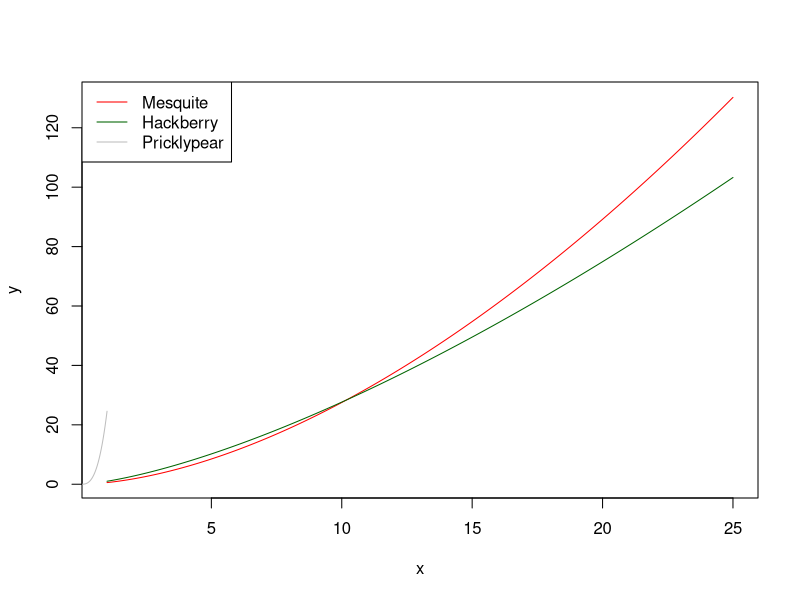
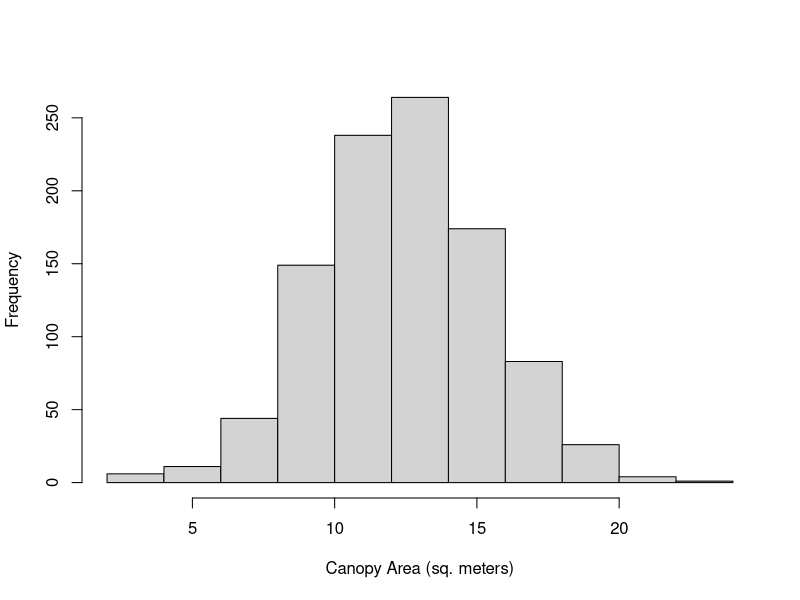
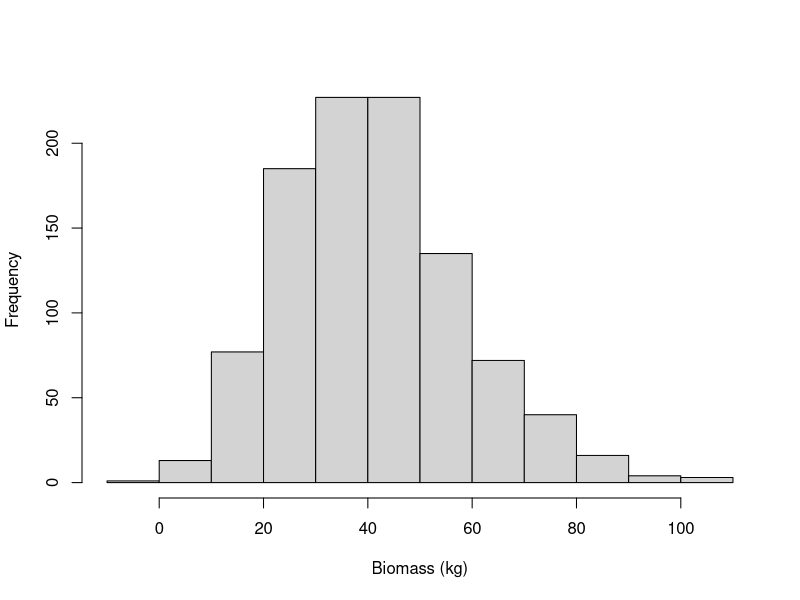
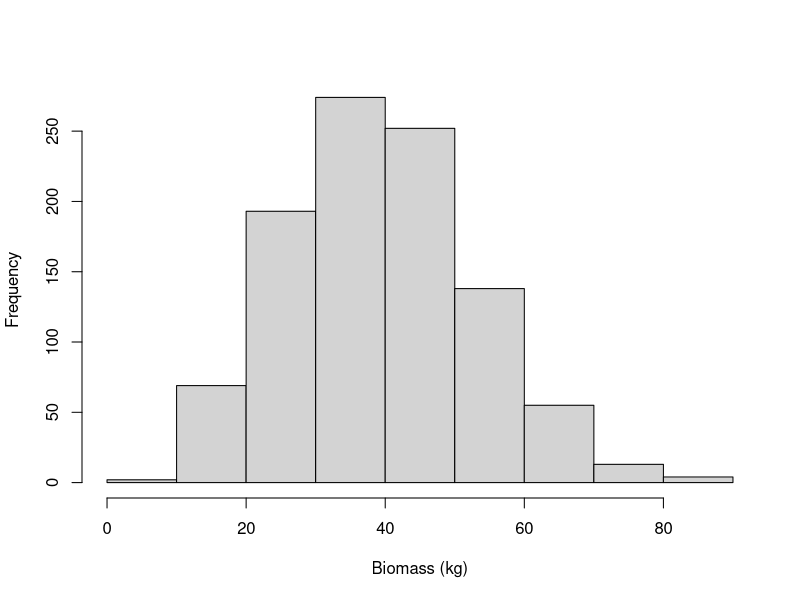
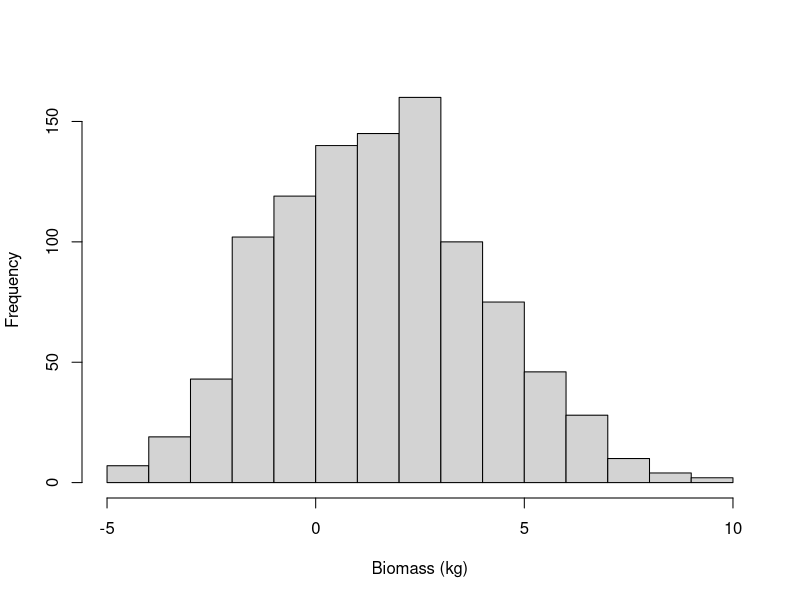
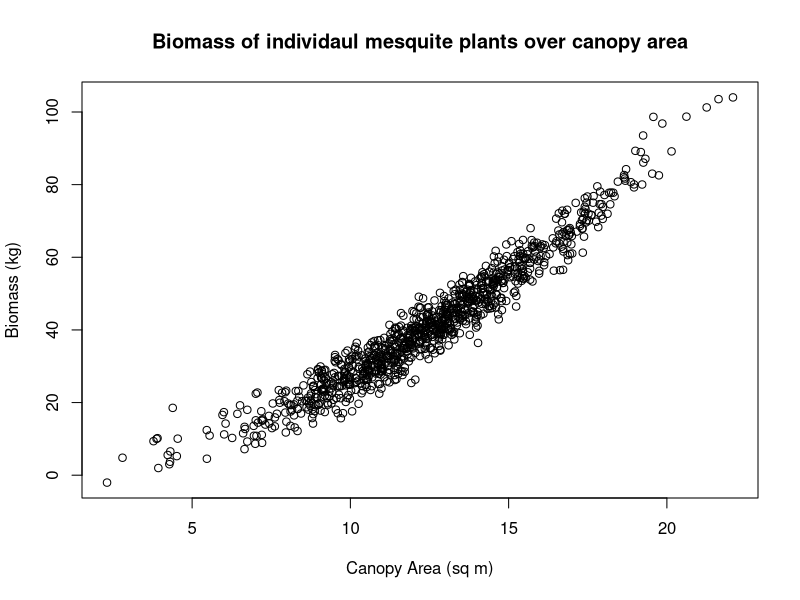
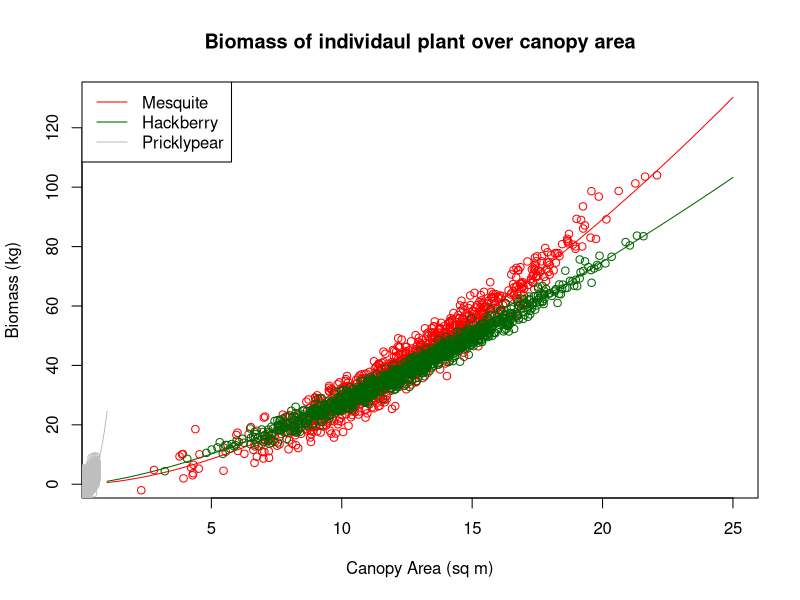
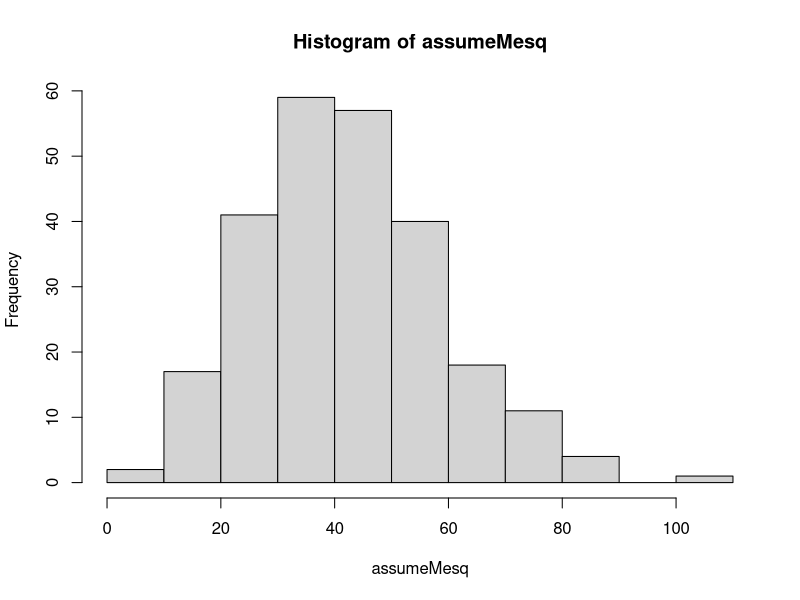

R code for these plots, in order:
#This script describes what biomass density would be predicted from a model that only knows canopy area and, specificaly, does not know species
#In development of a model to estimate biomass from Structure from Motion Point Clouds
#Specifically, I am trying to answer the question: do we need to know the species of individaul plants, or can we account for diversity with species-mixture parameters?
#Load packages:
packages = c('ggplot2', 'data.table', 'dplyr', 'tools', 'plotly')
lapply(packages, library, character.only = TRUE)

#allometric models:
#Cercidium microphyllum (paloverde canopy area allometry-biomass not published?)
#natural log
#log(Y) = (a + b(log(X)))*CF
#Mesquite (Prosopis velutina) biomass - canopy area relationship:
mesqAllom <- function(X){
  #Function takes in Canopy Area (CA) in square meters or vector of CAs and returns Total biomass (kg) of mesquite
  #Equation from McClaran et al. 2013
  a = -.59
  b = 1.60
  CF = 1.06
  biomass <- exp(a + b*(log(X))*CF)
  return(biomass)

}

#hackberry (Celtis pallida)
hackAllom <- function(X){
  #Function takes in Canopy Area (CA) in square meters or vector of CAs and returns Total biomass (kg)
  #From HUANG et al. 2007
  #to return mass in kg, multiply by .001
  biomass <- .001*exp(1.02*(6.78 + 1.41 * log(X)))
  return(biomass)
}

#Burrowweed
#As scripted, this function returns funny values
burrAllom <- function(X){
   biomass<-.001*exp(4.81 + 1.25 *log(X*(1/10000)))
   return(biomass)
}


# Prickly pear (Opuntia engelmannii)
#r 1⁄4 ([center height/2] þ [longest diameter/2])/2, where center height and longest diameter are measured in METERS IN THIS IMPLEMENTATION
prickAllom <- function(r){  
  #Convert input METERS to centimeters:
  r <- r * 100
  biomass <-((4.189 * r^3)^0.965)/(10^5)
  return(biomass)
}  

#Plot lines biomass over canopy area:
x <- seq(from = 1, to = 25, length.out = 1000)
y <- mesqAllom(x)
yHack<- hackAllom(x)
yBurr <- burrAllom(x)

xPrick <- seq(from = 0 , to = 1., length.out = 1000)
yPrick <- prickAllom(xPrick)

plot(x,y, type = "l", col = "red")
lines(x,yHack, col = "darkgreen")
#lines(x,yBurr, col = "orange")
lines(xPrick,yPrick, col = "grey")
legend("topleft", c("Mesquite", "Hackberry", "Pricklypear"), col=c("red", "darkgreen", "grey"), title = NULL, lty = 1)


#Now let's sample Canopy Areas from an assumed Gaussian distribution (the assumption we will verify later with data):
# I use here a truncated Guassian, to represent that we don't find infinitely large plants or plants that have negative dimensions:
library(msm)
set.seed(1234)
n <- 1000
CASamp <- rtnorm(n, 12.5, 3, lower = 0, upper = 25)
hist(CASamp, main = cat('Simulated Canopy Areas of', n, 'Individuals'), xlab = "Canopy Area (sq. meters)")

#Gaussian varation in mass from an idealized allometric state, for the time being
#Starting with Mesquite:
massSamp <- mesqAllom(CASamp) + rnorm(n, 0, 4)
hist(massSamp, main = cat('Allometrically Estimated Mesquite Biomass of', n, 'Individuals'), xlab = "Biomass (kg)")

#And for hackberry:
CASampHack <- rtnorm(n, 12.5, 3, lower = 0, upper = 25)
massSampHack <- hackAllom(CASampHack) + rnorm(n, 0, 2)
hist(massSampHack, main = cat('Allometrically Estimated Hackberry Biomass of', n, 'Individuals'), xlab = "Biomass (kg)")

#And pricklypear:
#Note the low upper bound of the parameter r at .6 meters
rSampPrick <- rtnorm(n, .3, 2, lower = 0, upper = .6)
massSampPrick <- prickAllom(rSampPrick) + rnorm(n, 0, 2)
hist(massSampPrick, main = cat('Allometrically Estimated Prickly Pear Biomass of', n, 'Individuals'), xlab = "Biomass (kg)")

#Visualize the relationship of Biomass to Canopy Area by Species:
plot(CASamp, massSamp, xlab = "Canopy Area (sq m)", ylab = "Biomass (kg)", main = "Biomass of individaul mesquite plants over canopy area")
plot(x,y, type = "l", col = "red", xlab = "Canopy Area (sq m)", ylab = "Biomass (kg)", main = "Biomass of individaul plant over canopy area")
lines(x,yHack, col = "darkgreen")
lines(xPrick,yPrick, col = "grey")
points(CASamp, massSamp, col = "red")
points(CASampHack, massSampHack, col = "darkgreen")
points(rSampPrick, massSampPrick, col = "grey")
legend("topleft", c("Mesquite", "Hackberry", "Pricklypear"), col=c("red", "darkgreen", "grey"), title = NULL, lty = 1)


# But now to the important part
# let's graph how much biomass DENSITY varies if we assume certain species mixtures:
# i.e. what is the estimated biomass density of a hectare of land if assume it as all mesquite vs all hackberry vs some species mixture
# The goal being to see IF the species classification matters when predicting biomass from a common feature such as canopy area or height)
#First we'll assume a number of plants in a given area in hectares
numPlants <- 250
area <- 1

#Then, we assume some species mixing parameters:
#PROPORTIONS ARE BY NUMBERS OF SPECIES over 1 M
#Prosopis velutina:
pMesquite <- .6

#Celtis pallida:
pHackberry <- .3

#Isocoma tenuisecta: (don't know if this is present at our site)
#pBurroweed <- .025

#Opuntia engelmannii 
pPricklypear <- .1

#Cercidium microphyllum (don't know if this is present at our site nor do I have allometry-biomass relationship for it)
#pPaloverde <- .025

# Sample canopy areas from this distribution:
mesquites <- sample(CASamp, numPlants * pMesquite)
mesquites <- as.data.table(mesquites)
mesquites[,mass := mesqAllom(mesquites)]
colnames(mesquites) <- c("CA", "mass")
mesquites[,species:="mesquite"]

hackberries <- sample(CASampHack, numPlants * pHackberry)
hackberries <- as.data.table(hackberries)
hackberries[,mass:= hackAllom(hackberries)]
colnames(hackberries) <- c("CA", "mass")
hackberries[,species:="hackberry"]

pricklypears <- sample(CASampHack, numPlants * pPricklypear)
pricklypears <- as.data.table(pricklypears)
pricklypears[,mass:= prickAllom(pricklypears)]
colnames(pricklypears) <- c("CA", "mass")
pricklypears[,species:="pricklypear"]

DT = rbindlist(list(mesquites, hackberries, pricklypears))

# Generate different mass estimates assuming ONE allometric equation
assumeMesq<-mesqAllom(DT[,CA])
hist(assumeMesq)
assumeHack<-hackAllom(DT[,CA])
hist(assumeHack)
assumePrick <- prickAllom(DT[,CA]) %>% hist()

# Sum biomasses
